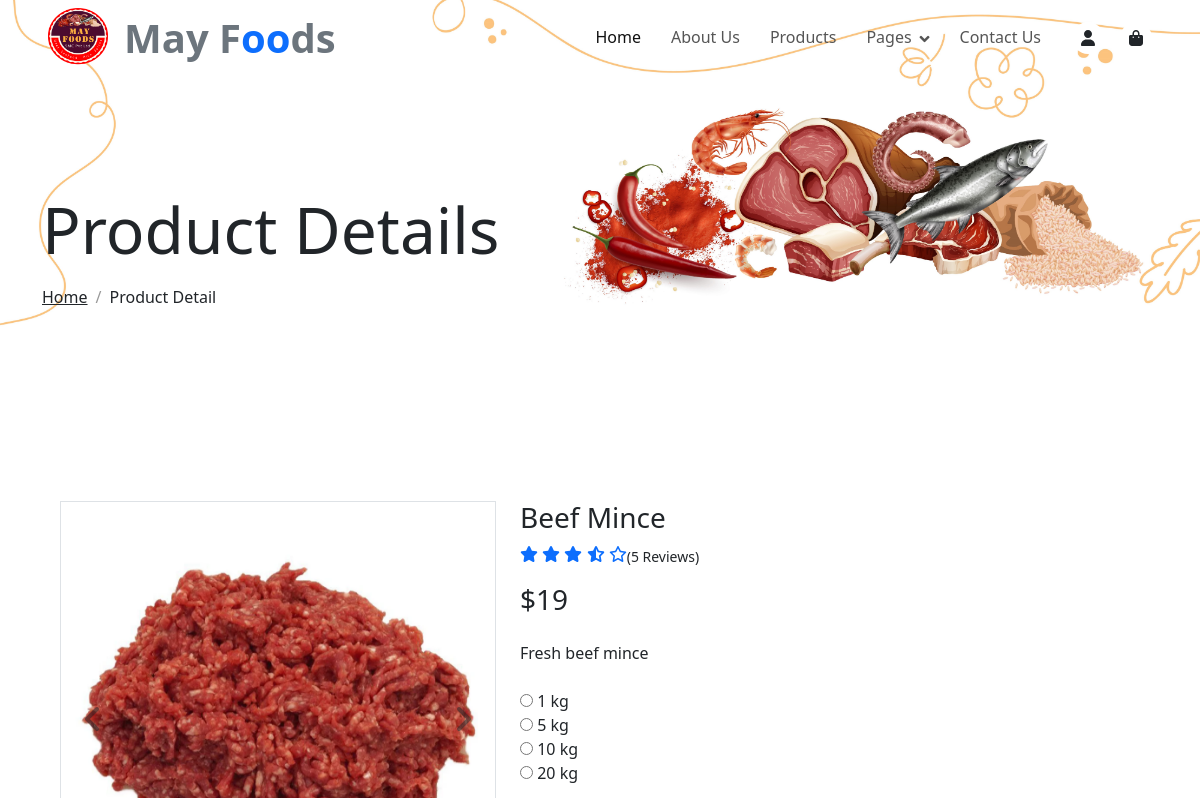
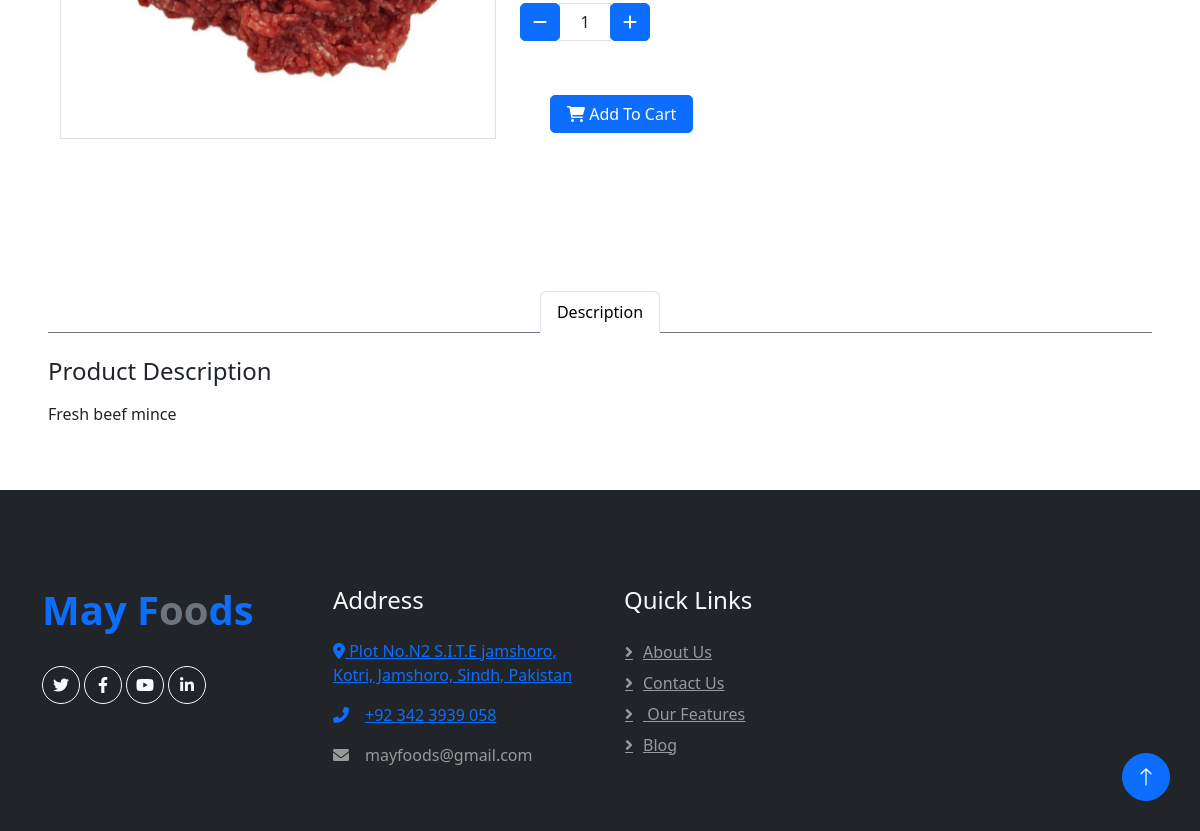
Page /productDetails.php?id=1 on the earlier database version (2 pictures, top to bottom).
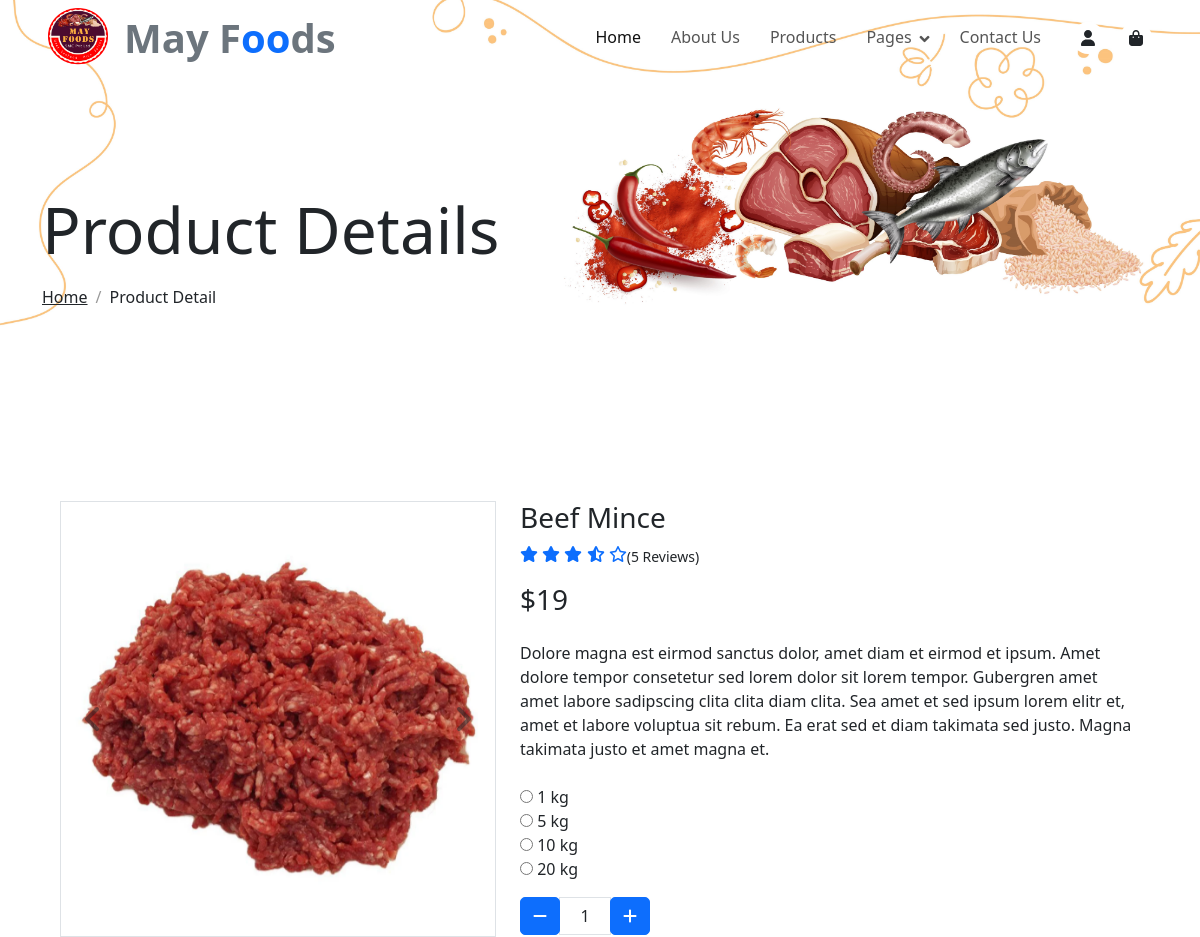
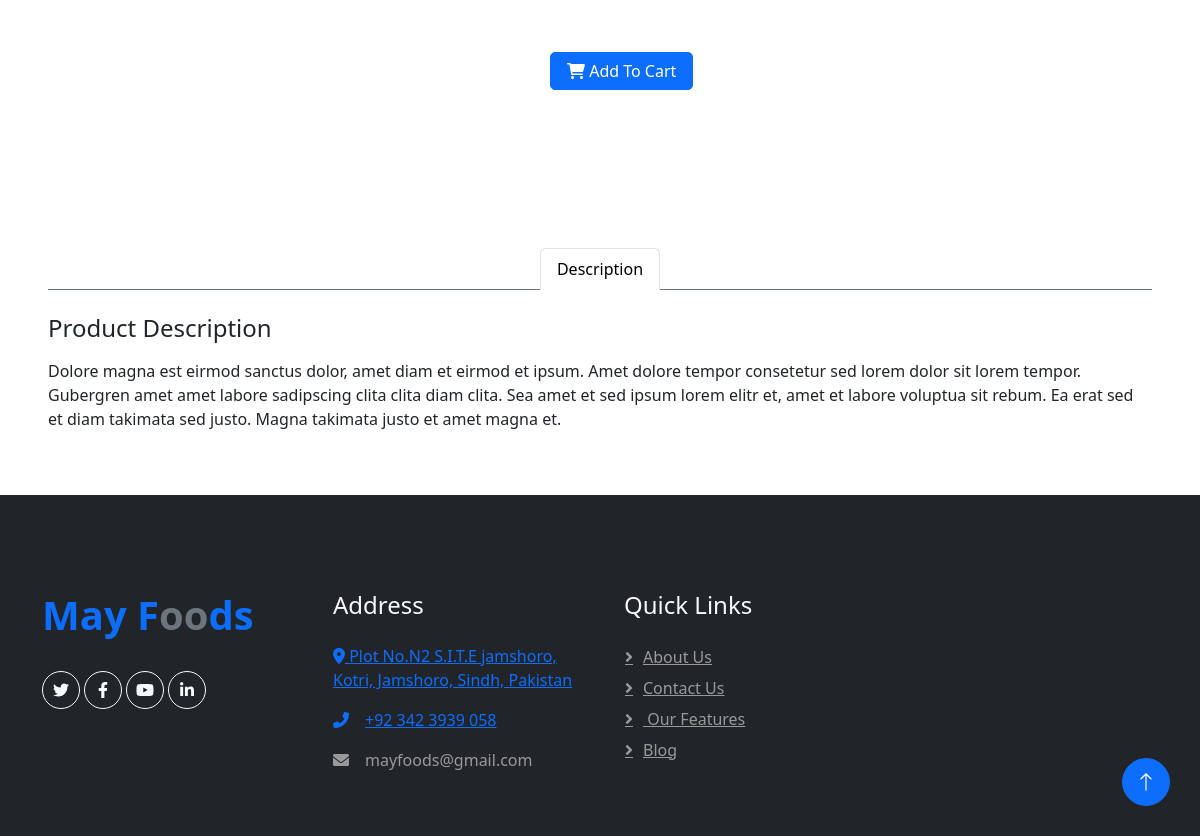
Same page on the later database version (2 pictures, top to bottom).
### tables this page shows
CREATE TABLE `product` (
  `id` int(11) NOT NULL,
  `productName` varchar(55) NOT NULL,
  `price` int(11) NOT NULL,
  `description` varchar(500) NOT NULL,
  `category` varchar(55) NOT NULL,
  `productImage` varchar(255) NOT NULL,
  `time` timestamp NOT NULL DEFAULT current_timestamp()
);

### productDetails.php (the view, shortened to what this page needs)
<?php
include('header.php');
require_once("admin/db_connection.php");
?>
<div class="container-fluid page-header mb-5 wow fadeIn" data-wow-delay="0.1s">
    <div class="container">
        <h1 class="display-3 mb-3 animated slideInDown">Product Details</h1>
        <nav aria-label="breadcrumb animated slideInDown">
            <ol class="breadcrumb mb-0">
                <li class="breadcrumb-item"><a class="text-body" href="index.php">Home</a></li>
                <li class="breadcrumb-item text-dark active" aria-current="page">Product Detail</li>
            </ol>
        </nav>
    </div>
</div>
<?php
if (isset($_GET['id'])) {
    $productId = $_GET['id'];
    $query = "SELECT * FROM product where id = $productId";
    $result = mysqli_query($conn, $query);
    if (mysqli_num_rows($result) == 1) {
        $row = mysqli_fetch_assoc($result);
        ?>
        <div class="container-fluid py-5">
            <div class="row px-xl-5">
                <div class="col-lg-5 pb-5">
                    <div id="product-carousel" class="carousel slide" data-ride="carousel">
                        <div class="carousel-inner border">
                            <div class="carousel-item active">
                                <img class="w-100 h-100" src="img/<?= $row['productImage'] ?>" alt="Image">
                            </div>
                        </div>
                        <a class="carousel-control-prev" href="#product-carousel" data-slide="prev">
                            <i class="fa fa-2x fa-angle-left text-dark"></i>
                        </a>
                        <a class="carousel-control-next" href="#product-carousel" data-slide="next">
                            <i class="fa fa-2x fa-angle-right text-dark"></i>
                        </a>
                    </div>
                </div>
                <div class="col-lg-7 pb-5">
                    <h3 class="font-weight-semi-bold">
                        <?= $row['productName'] ?>
                    </h3>
                    <div class="d-flex mb-3">
                        <div class="text-primary mr-2">
                            <small class="fas fa-star"></small>
                            <small class="fas fa-star"></small>
                            <small class="fas fa-star"></small>
                            <small class="fas fa-star-half-alt"></small>
                            <small class="far fa-star"></small>
                        </div>
                        <small class="pt-1">(5 Reviews)</small>
                    </div>
                    <h3 class="font-weight-semi-bold mb-4">
                        $<?= $row['price'] ?>
                    </h3>
                    <p class="mb-4"><?= $row['description'] ?></p>
                    <div class="d-flex mb-4">
                        <form method="post">
                            <div class="custom-control custom-radio custom-control-inline">
                                <input type="radio" class="custom-control-input" id="color-1" value="1kg" name="kg">
                                <label class="custom-control-label" for="color-1">1 kg</label>
                            </div>
                            <div class="custom-control custom-radio custom-control-inline">
                                <input type="radio" class="custom-control-input" id="color-2" value="5kg" name="kg">
                                <label class="custom-control-label" for="color-2">5 kg</label>
                            </div>
                            <div class="custom-control custom-radio custom-control-inline">
                                <input type="radio" class="custom-control-input" id="color-3" value="10kg" name="kg">
                                <label class="custom-control-label" for="color-3">10 kg</label>
                            </div>
                            <div class="custom-control custom-radio custom-control-inline">
                                <input type="radio" class="custom-control-input" id="color-4" value="20kg" name="kg">
                                <label class="custom-control-label" for="color-4">20 kg</label>
                            </div>
                            <div class="input-group quantity mr-3" style="width: 130px;">
                                <div class="input-group-btn">
                                    <button class="btn btn-primary btn-minus">
                                        <i class="fa fa-minus"></i>
                                    </button>
                                </div>
                                <input name="quantity" id="quantityInput" type="text" class="form-control text-center"
                                    value="1">
                                <div class="input-group-btn">
                                    <button class="btn btn-primary btn-plus">
                                        <i class="fa fa-plus"></i>
                                    </button>
                                </div>
                            </div>
                    </div>
                    <div style="padding:30px">
                        <button name="submit" class="btn btn-primary px-3"><i class="fa fa-shopping-cart mr-1"></i> Add To
                            Cart</button>
                    </div>
                </div>
                <div class="d-flex align-items-center mb-4 pt-2">
                </div>
            </div>
        </div>
        <div class="row px-xl-5">
            <div class="col">
                <div class="nav nav-tabs justify-content-center border-secondary mb-4">
                    <a class="nav-item nav-link active" data-toggle="tab" href="#tab-pane-1">Description</a>
                </div>
                <div class="tab-content">
                    <div class="tab-pane fade show active" id="tab-pane-1">
                        <h4 class="mb-3">Product Description</h4>
                        <p>
                            <?= $row['description'] ?>
                        </p>
                    </div>
                </div>
            </div>
        </div>
        <?php
    }
}
include('footer.php') ?>

### header.php (shortened to what this page needs)
<!DOCTYPE html>
<html lang="en">
<head>
    <link href="https://cdnjs.cloudflare.com/ajax/libs/font-awesome/5.10.0/css/all.min.css" rel="stylesheet">
    <link href="https://cdn.jsdelivr.net/npm/bootstrap-icons@1.4.1/font/bootstrap-icons.css" rel="stylesheet">
    <link rel="stylesheet" href="https://cdnjs.cloudflare.com/ajax/libs/twitter-bootstrap/5.3.0/css/bootstrap.min.css">
    <link href="lib/animate/animate.min.css" rel="stylesheet">
    <link href="lib/owlcarousel/assets/owl.carousel.min.css" rel="stylesheet">
    <link href="css/bootstrap.min.css" rel="stylesheet">
    <link href="css/style.css" rel="stylesheet">
</head>
<body>
    <div class="container-fluid fixed-top px-0 wow fadeIn" data-wow-delay="0.1s">
        <nav class="navbar navbar-expand-lg navbar-light py-lg-0 px-lg-5 wow fadeIn" data-wow-delay="0.1s">
            <img class="navbar-brand" src="img/mayFoodsLogo.png" style="height: 70px; width:60px">
            <a href="index.php" class="navbar-brand ms-4 ms-lg-0">
                <h1 class="fw-bold text-secondary  m-0">May F<span class="text-primary">oo</span>ds</h1>
            </a>
            <div class="collapse navbar-collapse" id="navbarCollapse">
                <div class="navbar-nav ms-auto p-4 p-lg-0">
                    <a href="index.php" class="nav-item nav-link active">Home</a>
                    <a href="about.php" class="nav-item nav-link">About Us</a>
                    <a href="product.php" class="nav-item nav-link">Products</a>
                    <div class="nav-item dropdown">
                        <a href="#" class="nav-link dropdown-toggle" data-bs-toggle="dropdown">Pages</a>
                    </div>
                    <a href="contact.php" class="nav-item nav-link">Contact Us</a>
                </div>
                    <a class="btn-sm-square bg-white rounded-circle ms-3" href="user_profile.php">
                        <small class="fa fa-user text-body"></small>
                    </a>
                    <a class="btn-sm-square bg-white rounded-circle ms-3" href="cart.php">
                        <small class="fa fa-shopping-bag text-body"></small>
                    </a>
            </div>
        </nav>
    </div>

### footer.php (shortened to what this page needs)
    <div class="container-fluid bg-dark footer mt-5 pt-5 wow fadeIn" data-wow-delay="0.1s">
        <div class="container py-5">
            <div class="row g-5">
                <div class="col-lg-3 col-md-6">
                    <h1 class="fw-bold text-primary mb-4">May F<span class="text-secondary">oo</span>ds</h1>
                    <div class="d-flex pt-2">
                        <a class="btn btn-square btn-outline-light rounded-circle me-1" href=""><i
                                class="fab fa-twitter"></i></a>
                        <a class="btn btn-square btn-outline-light rounded-circle me-1" href=""><i
                                class="fab fa-facebook-f"></i></a>
                        <a class="btn btn-square btn-outline-light rounded-circle me-1" href=""><i
                                class="fab fa-youtube"></i></a>
                        <a class="btn btn-square btn-outline-light rounded-circle me-0" href=""><i
                                class="fab fa-linkedin-in"></i></a>
                    </div>
                </div>
                <div class="col-lg-3 col-md-6">
                    <h4 class="text-light mb-4">Address</h4>
                    <p><a href="https://www.google.com/maps/?cid=1960018890830958322">
                        <i class="fas fa-map-marker-alt"></i>
                        Plot No.N2 S.I.T.E jamshoro, Kotri, Jamshoro, Sindh, Pakistan
                      </a></p>
                    <p><a href="tel:+923423939058"><i class="fa fa-phone-alt me-3"></i>+92 342 3939 058</a></p>
                    <p><i class="fa fa-envelope me-3"></i>mayfoods@gmail.com</p>
                </div>
                <div class="col-lg-3 col-md-6">
                    <h4 class="text-light mb-4">Quick Links</h4>
                    <a class="btn btn-link" href="about.php">About Us</a>
                    <a class="btn btn-link" href="contact.php">Contact Us</a>
                    <a class="btn btn-link" href="feature.php"> Our Features</a>
                    <a class="btn btn-link" href="blog.php">Blog</a>
                </div>
            </div>
        </div>
    </div>
    <a href="#" class="btn btn-lg btn-primary btn-lg-square rounded-circle back-to-top"><i
            class="bi bi-arrow-up"></i></a>
</body>
</html>

### css/style.css (style rules this page uses)
:root { --primary: #3CB815; --secondary: #F65005; --light: #F7F8FC; --grey: #c6c6c6; --dark: #111111; }
.back-to-top { position: fixed; display: none; right: 30px; bottom: 30px; z-index: 99; }
.btn { font-weight: 500; transition: .5s; }
.btn.btn-primary, .btn.btn-secondary, .btn.btn-outline-primary:hover, .btn.btn-outline-secondary:hover { color: #FFFFFF; }
.btn-square { width: 38px; height: 38px; }
.btn-sm-square { width: 32px; height: 32px; }
.btn-lg-square { width: 48px; height: 48px; }
.btn-square, .btn-sm-square, .btn-lg-square { padding: 0; display: flex; align-items: center; justify-content: center; font-weight: normal; }
.fixed-top { transition: .5s; }
.navbar .dropdown-toggle::after { border: none; content: "\f107"; font-family: "Font Awesome 5 Free"; font-weight: 900; vertical-align: middle; margin-left: 8px; }
.navbar .navbar-nav .nav-link { padding: 25px 15px; color: #555555; font-weight: 500; outline: none; }
.navbar .navbar-nav .nav-link:hover, .navbar .navbar-nav .nav-link.active { color: var(--dark); }
.carousel-control-prev, .carousel-control-next { width: 15%; }
.page-header { padding-top: 12rem; padding-bottom: 6rem; background: url(../img/header-2.jpg) top right no-repeat; background-size: cover; }
.breadcrumb-item+.breadcrumb-item::before { color: #999999; }
.footer { color: #999999; }
.footer .btn.btn-link { display: block; margin-bottom: 5px; padding: 0; text-align: left; color: #999999; font-weight: normal; text-transform: capitalize; transition: .3s; }
.footer .btn.btn-link::before { position: relative; content: "\f105"; font-family: "Font Awesome 5 Free"; font-weight: 900; color: #999999; margin-right: 10px; }
.btn { border-radius: 5px; }

Differences in the rows shown:
changed product "Beef Mince": description "Fresh beef mince" → "Dolore magna est eirmod sanctus dolor, amet diam et eirmod et ipsum. Amet dolore tempor consetetur sed lorem dolor sit lorem tempor. Gubergren amet amet labore sadipscing clita clita diam clita. Sea amet et sed ipsum lorem elitr et, amet et labore voluptua sit rebum. Ea erat sed et diam takimata sed justo. Magna takimata justo et amet magna et."
